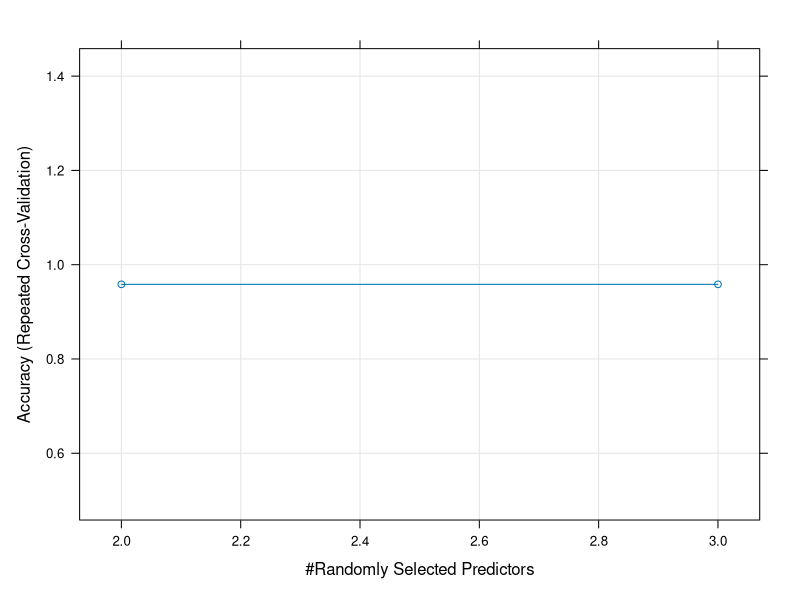
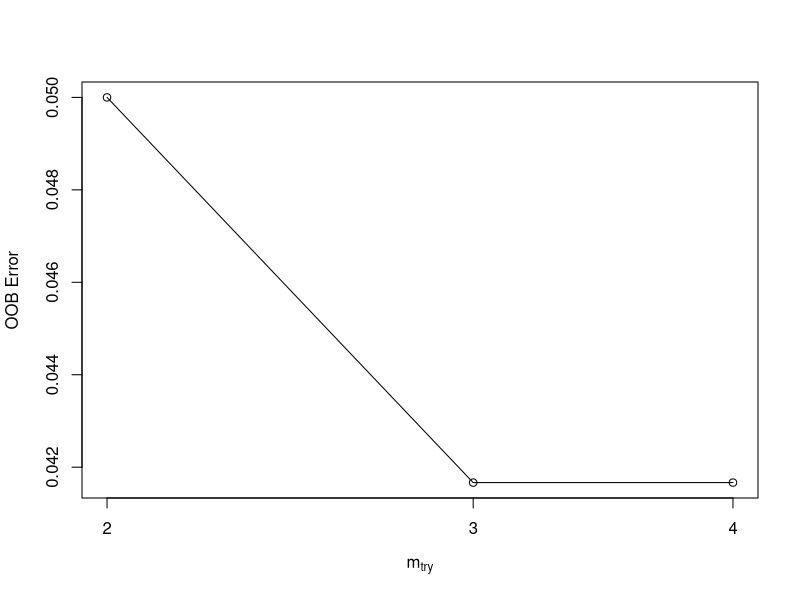

These charts were generated, in order, by the following R code:
## ---- chunk 1
knitr::opts_chunk$set(warning = FALSE)
Sys.setlocale(category = "LC_ALL", locale = "UTF-8")
## ---- chunk 2
library(tidyverse)
library(caret)
library(randomForest)
## ---- chunk 3
str(iris)
## ---- chunk 4
intrain <- createDataPartition(iris$Species, p=.8, list=FALSE)
train <- iris[intrain,]; test <- iris[-intrain,]
## ---- chunk 5
# mtry: Number of variables randomly sampled as candidates at each split.
# ntree: Number of trees to grow.
mtry <- sqrt(ncol(train))
tunegrid <- expand.grid(.mtry=mtry)
# fit the model
control <- trainControl(method="repeatedcv", number=10, repeats=3)
rf_model = train(Species ~ ., data=train, method="rf", metric="Accuracy", tuneGrid=tunegrid, trControl = control)
rf_model
## ---- chunk 6
control <- trainControl(method="repeatedcv", number=10, repeats=3, search="random")
#Random generate 3 mtry values with tuneLength = 3
rf_random <- train(Species~., data=train, method="rf", metric="Accuracy", tuneLength=3, trControl=control)
print(rf_random)
plot(rf_random)
## ---- chunk 7
varImp(rf_model)
## ---- chunk 8
rf.pred = predict(rf_model, newdata = test)
table(rf.pred, test$Species)
## ---- chunk 9
(error.rate = round(mean(rf.pred != test$Species),2))
## ---- chunk 10
# Algorithm Tune (tuneRF)
bestmtry <- tuneRF(x=train[,1:4], y=train$Species, stepFactor=1.5, improve=1e-5, ntree=500)
print(bestmtry)
